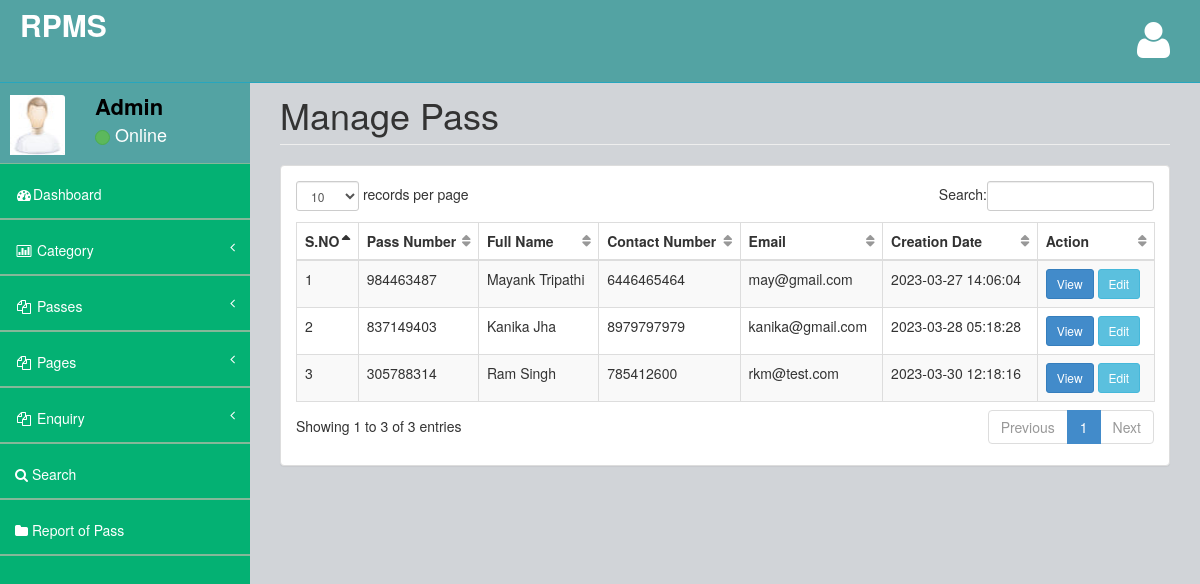
Before: /rpms/admin/manage-pass.php (signed in) with the older database file.
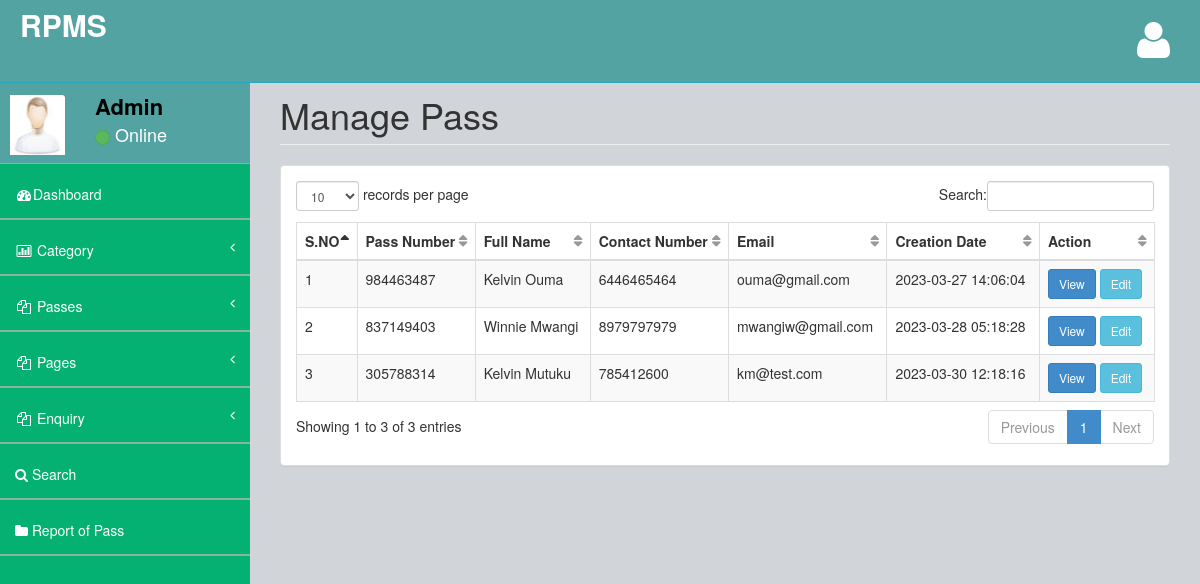
After: the same page with the newer database file.
### tables this page shows
CREATE TABLE `tblpass` (
  `ID` int(10) NOT NULL,
  `PassNumber` varchar(200) DEFAULT NULL,
  `FullName` varchar(200) DEFAULT NULL,
  `ProfileImage` varchar(200) DEFAULT NULL,
  `ContactNumber` bigint(10) DEFAULT NULL,
  `Email` varchar(200) DEFAULT NULL,
  `IdentityType` varchar(200) DEFAULT NULL,
  `IdentityCardno` varchar(200) DEFAULT NULL,
  `Category` varchar(100) DEFAULT NULL,
  `Source` varchar(200) DEFAULT NULL,
  `Destination` varchar(200) DEFAULT NULL,
  `TrainClass` varchar(250) DEFAULT NULL,
  `FromDate` varchar(200) DEFAULT NULL,
  `ToDate` varchar(200) DEFAULT NULL,
  `wayType` varchar(120) DEFAULT NULL,
  `Cost` decimal(10,0) DEFAULT NULL,
  `PasscreationDate` timestamp NULL DEFAULT current_timestamp()
);

### rpms/admin/manage-pass.php (the view, shortened to what this page needs)
<?php
if (strlen($_SESSION['bpmsaid']==0)) {
  header('location:logout.php');
  } else{
  ?>
<!DOCTYPE html>
<html>
<head>
    <link href="assets/plugins/bootstrap/bootstrap.css" rel="stylesheet" />
    <link href="assets/font-awesome/css/font-awesome.css" rel="stylesheet" />
    <link href="assets/plugins/pace/pace-theme-big-counter.css" rel="stylesheet" />
  <link href="assets/css/style.css" rel="stylesheet" />
      <link href="assets/css/main-style.css" rel="stylesheet" />
    <link href="assets/plugins/dataTables/dataTables.bootstrap.css" rel="stylesheet" />
</head>
<body>
    <div id="wrapper">
       <?php include_once('includes/header.php');?>
        <?php include_once('includes/sidebar.php');?>
        <div id="page-wrapper">
            <div class="row">
                <div class="col-lg-12">
                    <h1 class="page-header">Manage Pass</h1>
                </div>
            </div>
            <div class="row">
                <div class="col-lg-12">
                    <div class="panel panel-default">
                        <div class="panel-body">
                            <div class="table-responsive">
                                <table class="table table-striped table-bordered table-hover" id="dataTables-example">
                                    <thead>
                                        <tr>
                                            <th>S.NO</th>
                                           <th>Pass Number</th>
                                            <th>Full Name</th>
                                            <th>Contact Number</th>
                                            <th>Email</th>
                                            <th>Creation Date</th>
                                            <th>Action</th>
                                        </tr>
                                    </thead>
                                    <tbody>
                                        <?php
$sql="SELECT * from tblpass";
$query = $dbh -> prepare($sql);
$query->execute();
$results=$query->fetchAll(PDO::FETCH_OBJ);
$cnt=1;
if($query->rowCount() > 0)
{
foreach($results as $row)
{               ?>
                                       <tr>
                  <td><?php echo htmlentities($cnt);?></td>
                  <td><?php  echo htmlentities($row->PassNumber);?></td>
                  <td><?php  echo htmlentities($row->FullName);?></td>
                  <td><?php  echo htmlentities($row->ContactNumber);?></td>
                  <td><?php  echo htmlentities($row->Email);?></td>
                  <td><?php  echo htmlentities($row->PasscreationDate);?></td>
                  <td><a href="view-pass-detail.php?viewid=<?php echo htmlentities ($row->ID);?>" class="btn btn-primary btn-sm">View</a>   <a href="edit-pass-detail.php?editid=<?php echo htmlentities ($row->ID);?>" class="btn btn-info btn-sm">Edit</a></td>
                </tr>
               <?php $cnt=$cnt+1;}} ?>
                                    </tbody>
                                </table>
                            </div>
                        </div>
                    </div>
                </div>
            </div>
        </div>
    </div>
</body>
</html>
<?php }  ?>

Changed rows visible on the page:
changed tblpass: FullName "Mayank Tripathi" → "Kelvin Ouma"; Email "may@gmail.com" → "ouma@gmail.com"
changed tblpass: FullName "Kanika Jha" → "Winnie Mwangi"; Email "kanika@gmail.com" → "mwangiw@gmail.com"
changed tblpass: FullName "Ram Singh" → "Kelvin Mutuku"; Email "rkm@test.com" → "km@test.com"
